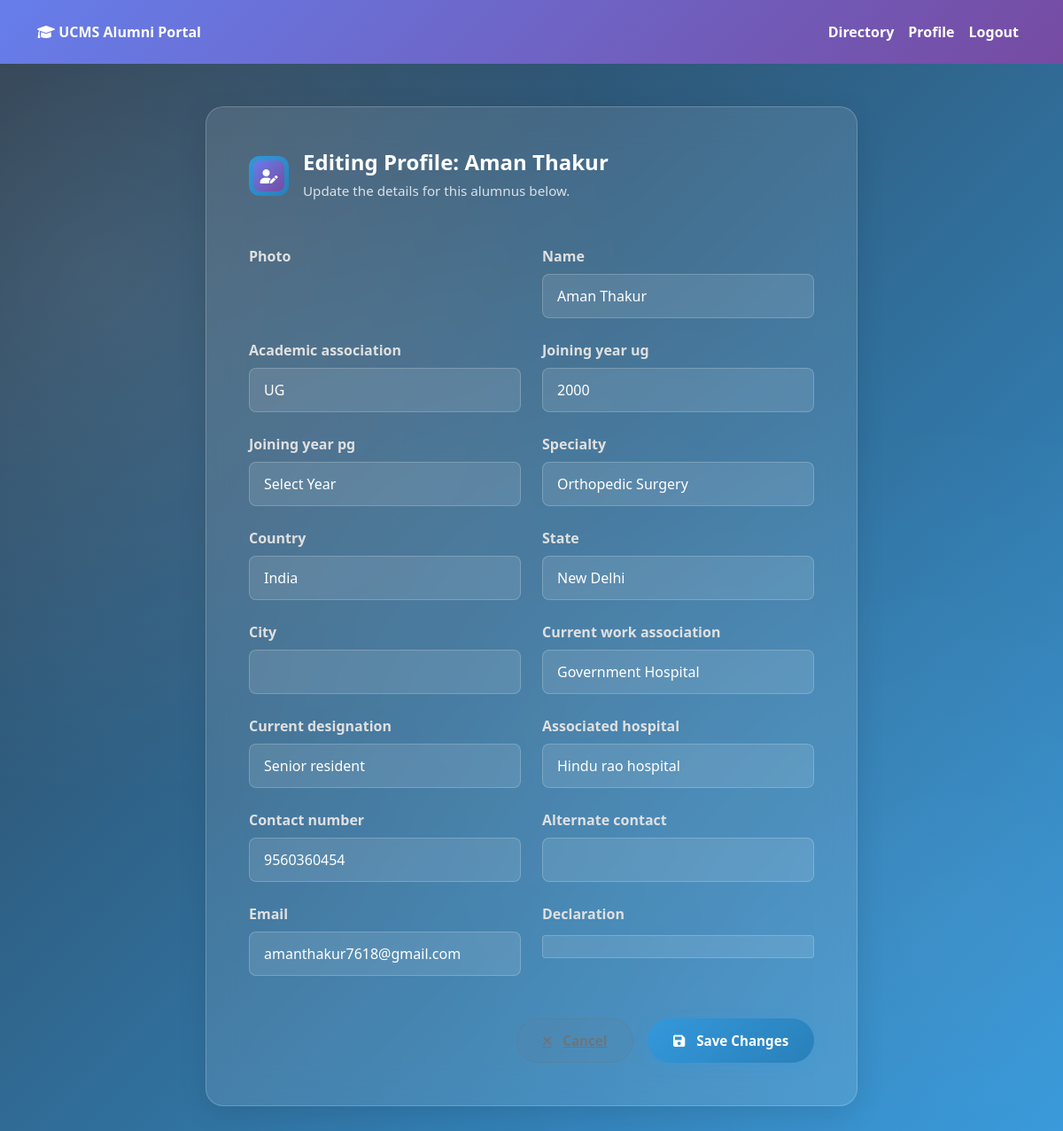
Screenshot of /admin-edit/1/ (signed in) with the database file from the repository.
### alumni/models.py (models this page shows, shortened)
class Alumni(models.Model):
    STATUS_CHOICES = [
        ('pending', 'Pending'),
        ('approved', 'Approved'),
        ('rejected', 'Rejected'),
    ]
    user = models.OneToOneField(User, on_delete=models.CASCADE, null=True, blank=True)
    photo = models.ImageField(upload_to='alumni_photos/', null=True, blank=True)
    name = models.CharField(max_length=200)
    email = models.EmailField()
    academic_association = models.CharField(max_length=200)
    joining_year_ug = models.IntegerField()
    joining_year_pg = models.IntegerField(null=True, blank=True)
    specialty = models.CharField(max_length=200)
    country = models.CharField(max_length=100)
    state = models.CharField(max_length=100)
    city = models.CharField(max_length=100)
    current_work_association = models.CharField(max_length=200)
    current_designation = models.CharField(max_length=200)
    associated_hospital = models.CharField(max_length=200)
    phone_regex = RegexValidator(regex=r'^\+?1?\d{9,15}$', message="Phone number must be entered in the format: '+999999999'. Up to 15 digits allowed.")
    contact_number = models.CharField(validators=[phone_regex], max_length=17)
    alternate_contact = models.CharField(validators=[phone_regex], max_length=17, null=True, blank=True)
    status = models.CharField(max_length=20, choices=STATUS_CHOICES, default='pending')
    is_verified = models.BooleanField(default=False)
    created_at = models.DateTimeField(auto_now_add=True)
    updated_at = models.DateTimeField(auto_now=True)
    class Meta:
        verbose_name_plural = "Alumni"
        ordering = ['-created_at']

### alumni/views.py (the view)
# urls.py: path('admin-edit/<int:alumni_id>/', views.admin_edit_alumni_view, name='admin_edit_alumni'),
@login_required
def admin_edit_alumni_view(request, alumni_id):
    if not request.user.is_superuser:
        messages.error(request, "You do not have permission to perform this action.")
        return redirect('alumni:admin_login')
    alumnus = get_object_or_404(Alumni, id=alumni_id)
    if request.method == 'POST':
        form = AlumniRegistrationForm(request.POST, request.FILES, instance=alumnus)
        if form.is_valid():
            form.save()
            messages.success(request, f"Profile for {alumnus.name} has been updated successfully.")
            return redirect('alumni:admin_panel')
        else:
            messages.error(request, "Please correct the errors below.")
    else:
        form = AlumniRegistrationForm(instance=alumnus)
    context = {
        'form': form,
        'alumnus': alumnus
    }
    return render(request, 'alumni/admin_edit_alumni.html', context)

### templates/alumni/admin_edit_alumni.html (shortened to what this page needs)
{% extends 'base.html' %}
{% load static %}
{% block content %}
<div class="amazing-admin-container">
    <div class="container py-5">
        <div class="row justify-content-center">
            <div class="col-lg-8 col-md-10">
                <div class="amazing-card glass-morphism p-4 p-md-5">
                    <div class="section-header mb-4">
                        <div class="section-title">
                            <div class="title-icon directory">
                                <i class="fas fa-user-edit"></i>
                            </div>
                            <div class="title-text">
                                <h3>Editing Profile: {{ alumnus.name }}</h3>
                                <span>Update the details for this alumnus below.</span>
                            </div>
                        </div>
                    </div>
                    <form method="post" enctype="multipart/form-data" novalidate>
                        <div class="row g-4">
                            {% for field in form %}
                            <div class="col-md-6">
                                <div class="form-group">
                                    <label for="{{ field.id_for_label }}" class="form-label">{{ field.label }}</label>
                                    {{ field }}
                                </div>
                            </div>
                            {% endfor %}
                        </div>
                        <div class="mt-5 d-flex justify-content-end gap-3">
                            <a href="{% url 'alumni:admin_panel' %}" class="modal-btn secondary">
                                <i class="fas fa-times"></i>
                                <span>Cancel</span>
                            </a>
                            <button type="submit" class="modal-btn primary">
                                <i class="fas fa-save"></i>
                                <span>Save Changes</span>
                            </button>
                        </div>
                    </form>
                </div>
            </div>
        </div>
    </div>
</div>
{% endblock %}

### static/css/style.css (style rules this page uses)
:root { --primary-blue: #2c3e50; --secondary-blue: #34495e; --accent-orange: #f39c12; --light-blue: #3498db; --success-green: #27ae60; --danger-red: #e74c3c; --warning-yellow: #f1c40f; --light-gray: #ecf0f1; --dark-gray: #7f8c8d; }
body { font-family: 'Segoe UI', Tahoma, Geneva, Verdana, sans-serif; background-color: #f8f9fa; }
.form-control, .form-select { border-radius: 10px; border: 2px solid #e9ecef; padding: 12px 16px; transition: all 0.3s ease; background: white; }
.form-label { font-weight: 600; color: var(--primary-blue); margin-bottom: 8px; }
.section-title { font-size: 1.3rem; font-weight: 600; color: #495057; margin-bottom: 1.5rem; display: flex; align-items: center; gap: 0.8rem; }
.section-title i { width: 35px; height: 35px; background: linear-gradient(135deg, #667eea, #764ba2); color: white; border-radius: 8px; display: flex; align-items: center; justify-content: center; font-size: 1rem; }
.form-group { position: relative; }
.amazing-admin-container { background: linear-gradient(135deg, #2c3e50 0%, #3498db 100%); min-height: 100vh; position: relative; overflow: hidden; }
.amazing-admin-container::before { content: ''; position: absolute; top: 0; left: 0; right: 0; bottom: 0; background: radial-gradient(circle at 10% 20%, rgba(255, 255, 255, 0.1) 0%, transparent 40%), radial-gradient(circle at 90% 80%, rgba(255, 255, 255, 0.05) 0%, transparent 40%), radial-gradient(circle at 50% 50%, rgba(255, 255, 255, 0.03) 0%, transparent 50%); animation: adminBackgroundMove 25s ease-in-out infinite; }
.section-header { display: flex; justify-content: space-between; align-items: center; margin-bottom: 1.5rem; flex-wrap: wrap; gap: 1rem; }
.section-title { display: flex; align-items: center; gap: 1rem; }
.title-icon { width: 45px; height: 45px; border-radius: 12px; display: flex; align-items: center; justify-content: center; font-size: 1.2rem; color: white; }
.title-icon.directory { background: linear-gradient(135deg, #3498db, #2980b9); }
.title-text h3 { color: white; margin: 0; font-size: 1.5rem; font-weight: 600; }
.title-text span { color: rgba(255, 255, 255, 0.8); font-size: 0.95rem; font-weight: 400; }
.amazing-card { background: rgba(255, 255, 255, 0.1); backdrop-filter: blur(20px); border-radius: 20px; border: 1px solid rgba(255, 255, 255, 0.2); padding: 2rem; box-shadow: 0 8px 32px rgba(0, 0, 0, 0.1); transition: all 0.3s ease; }
.modal-btn { display: flex; align-items: center; gap: 0.8rem; padding: 0.8rem 1.8rem; border: none; border-radius: 25px; font-weight: 600; font-size: 0.95rem; cursor: pointer; transition: all 0.3s ease; }
.modal-btn.primary { background: linear-gradient(135deg, #3498db, #2980b9); color: white; box-shadow: 0 4px 15px rgba(52, 152, 219, 0.3); }
.modal-btn.secondary { background: rgba(108, 117, 125, 0.1); color: #6c757d; border: 1px solid rgba(108, 117, 125, 0.3); }
.section-header { display: flex; justify-content: space-between; align-items: center; margin-bottom: 2rem; flex-wrap: wrap; gap: 1rem; }

### templates/alumni/admin_edit_alumni.html (style rules this page uses)
.form-group .form-label { font-weight: 600; margin-bottom: 0.5rem; color: #e0e0e0; }
.form-group input, .form-group select, .form-group textarea { width: 100%; padding: 0.75rem 1rem; background-color: rgba(255, 255, 255, 0.1); border: 1px solid rgba(255, 255, 255, 0.2); border-radius: 8px; color: #fff; transition: all 0.3s ease; }

### rows the page displays
Alumni: name "Aman Thakur", form "Aman Thakur" "UG" "2000" "Select Year" "Orthopedic Surgery" "India" "New Delhi" "Government Hospital" "Senior resident" "Hindu rao hospital" "9560360454" "amanthakur7618@gmail.com"

### other values shown
{{ field.label }} "Photo" "Name" "Academic association" "Joining year ug" "Joining year pg" "Specialty" "Country" "State" "City" "Current work association" "Current designation" "Associated hospital" "Contact number" "Alternate contact" "Email" "Declaration"
